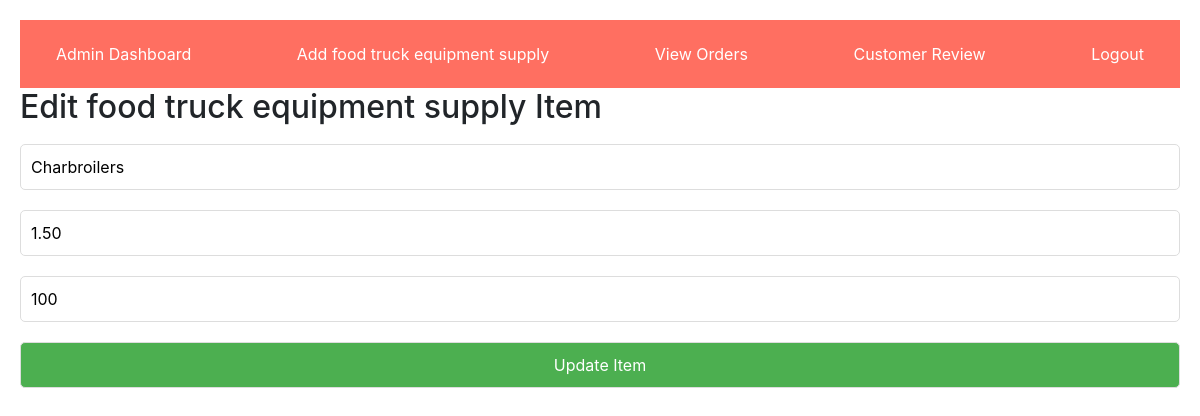
Page /edit.php?id=1 (signed in) on the committed database.
### tables this page shows
CREATE TABLE foodts_items (
    id INT AUTO_INCREMENT PRIMARY KEY,
    name VARCHAR(100) NOT NULL,
    price DECIMAL(10, 2) NOT NULL,
    quantity INT NOT NULL,
    description TEXT,  
    image_url VARCHAR(255)
);

### edit.php (the view, shortened to what this page needs)
<?php
include 'dbconnection.php';
$itemId = $_GET['id'];
$stmt = $conn->prepare("SELECT * FROM foodts_items WHERE id = ?");
$stmt->execute([$itemId]);
$item = $stmt->fetch(PDO::FETCH_ASSOC);
?>
<!DOCTYPE html>
<html lang="en">
<head>
</head>
<body>
<?php include 'navbar.php' ?>
<div>
    <h2>Edit food truck equipment supply Item</h2>
    <form method="post" action="edit.php?id=<?php echo $itemId; ?>">
        <input type="text" name="name" value="<?php echo $item['name']; ?>" required>
        <input type="number" name="price" value="<?php echo $item['price']; ?>" required>
        <input type="number" name="quantity" value="<?php echo $item['quantity']; ?>" required>
        <input type="submit" name="update" value="Update Item">
    </form>
</div>
</body>
</html>

### edit.php (style rules this page uses)
body { font-family: Arial, sans-serif; background-color: #f4f4f4; padding: 20px; }
input[type="text"], input[type="number"], input[type="file"], input[type="submit"] { width: 100%; padding: 10px; margin: 10px 0; border-radius: 5px; border: 1px solid #ddd; }
input[type="submit"] { background-color: #4caf50; color: white; cursor: pointer; }

### rows in the picture
foodts_items: name "Charbroilers", price "1.50", quantity "100"
